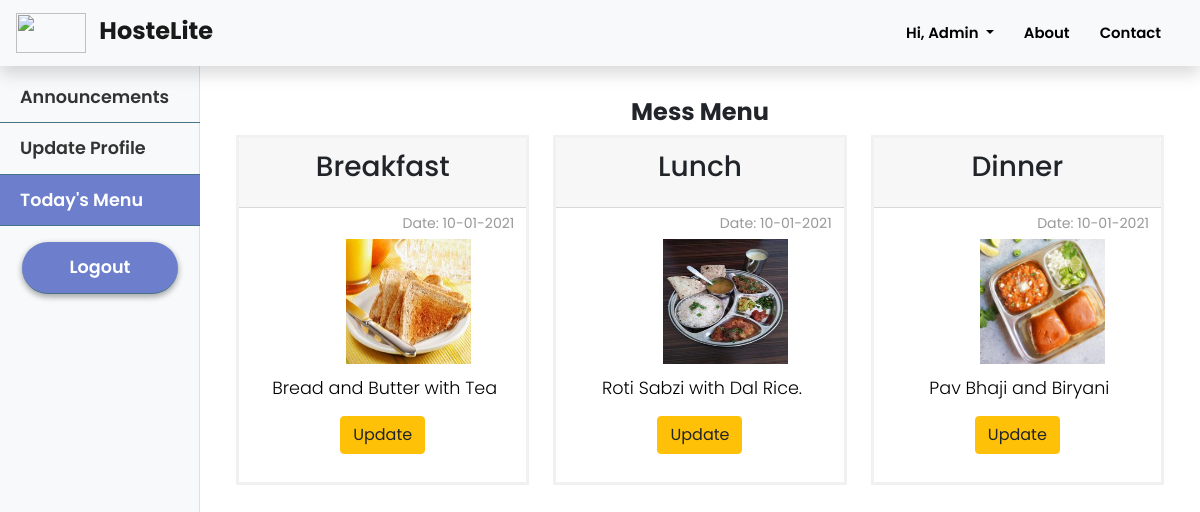
/mess_staff/mess (signed in), run on the app's committed database.
### hostelmanagement/models.py (models this page shows, shortened)
class User(db.Model, UserMixin):
    id = db.Column(db.Integer, primary_key=True)
    college_id = db.Column(db.String(9), unique=True, nullable=False)
    firstname = db.Column(db.String(20), nullable=False)
    lastname = db.Column(db.String(20), nullable=False)
    email = db.Column(db.String(120), unique=True, nullable=False)
    password = db.Column(db.String(60), nullable=False)
    phone = db.Column(db.String(10), unique=True, nullable=False)
    address = db.Column(db.Text, nullable=False)
    course = db.Column(db.String(20),nullable=True)
    department = db.Column(db.String(20), nullable=True)
    user_type = db.Column(db.Integer, nullable = False, default=1)
    room_no = db.Column(db.Integer, nullable = True)
    announcements = db.relationship('Announcement', backref='author', lazy=True)
    complaints = db.relationship('Complaint', backref='author', lazy=True)
    mess_menu = db.relationship('MessMenu', backref='author', lazy=True)
    courier = db.relationship('Courier', backref='user', lazy=True)
    exitentry = db.relationship('ExitEntry', backref='user', lazy=True)
    visitor = db.relationship('Visitor', backref='user', lazy=True)

class MessMenu(db.Model):
    id = db.Column(db.Integer, primary_key = True)
    user_id = db.Column(db.Integer, db.ForeignKey('user.id'), nullable = False)
    type_of_meal = db.Column(db.String(100), nullable = False)
    menu = db.Column(db.Text, nullable = False)
    image = db.Column(db.String(20), nullable = False, default = 'food.jpg')
    date_posted = db.Column(db.DateTime, nullable = False, default = datetime.utcnow)

### hostelmanagement/routes.py (the view)
@app.route("/mess_staff/mess")
@login_required
def display_menu():
    messMenu = MessMenu.query.all()
    return render_template('mess_staff/mess_menu.html', title = 'Mess Menu', messMenu = messMenu)

### hostelmanagement/models.py (called while the page is built)
@login_manager.user_loader
def load_user(user_id):
    return User.query.get(int(user_id))

### hostelmanagement/templates/mess_staff/mess_menu.html
{% extends 'mess_staff/mess_layout.html' %}
{% block display_menu %}active{% endblock %}
{% block mess_content %}
    <h4 class="mb-2 font-weight-bold" style="text-align: center; padding-top: 20px;">Mess Menu</h4>
    <div class="card-deck grid-mess ml-2 mr-2">
        {% for item in messMenu %}
            <div class="card-mess ml-1 mr-1">
                <div class="card-header">
                    <h3 style="text-align: center;" class="card-title">{{ item.type_of_meal }}</h3>
                </div>
                <div class="card-body" style="padding-top: 0px;">
                    <p style="text-align: right; margin-bottom: 0px;"><small>Date: {{item.date_posted.strftime('%d-%m-%Y')}}</small></p>
                    <div style="margin:auto;" class="col-md-5"><img width=125px height=125px src="{{ url_for('static', filename='menu_pics/' + item.image) }}" alt="food"></div>
                    <p style="color: black; text-align: center; margin-bottom: 0px; margin-top: 10px; ">{{item.menu}}</p>
                </div>
                <div class="text-center mb-2">
                    <a type="submit" class="btn btn-warning" href="{{ url_for('update_menu', id=item.id) }}">Update</a>
                </div>
            </div>
        {% endfor %}
    </div>
{% endblock %}

### hostelmanagement/templates/layout.html (shortened to what this page needs)
<!DOCTYPE html>
<html>
<head>
    <link rel="stylesheet" href="https://cdn.jsdelivr.net/npm/bootstrap@4.5.3/dist/css/bootstrap.min.css">
    <link rel='stylesheet' href="{{ url_for('static', filename='style.css') }}">
    <link rel="stylesheet" href="https://use.fontawesome.com/releases/v5.8.1/css/all.css"
 />
</head>
<body>
    <section id="landingPage">
        <nav class="navbar sticky-top shadow navbar-expand-lg navbar-light bg-light">
            <a class="navbar-brand col-md-3 col-lg-2 mr-0 pl-0 pr-0" href="{{url_for('index')}}">
                <img src="https://cdn.logo.com/hotlink-ok/logo-social.png" width="70" height="40" class="d-inline-block align-top" alt="" loading="lazy">
                <strong class="pl-2 mt-2" style="font-size:1.2em;">HosteLite</strong>
            </a>
            <ul class='navbar-nav ml-auto mr-2'>
                {% if not current_user.is_authenticated %}
                    <li class="nav-item">
                        <a class="nav-link" href="{{ url_for('about') }}">About</a>
                    </li>
                    <li class="nav-item">
                        <a class="nav-link" href="{{ url_for('contact') }}">Contact</a>
                    </li>
                    <li class="nav-item">
                        <a class="nav-link" href="{{ url_for('login') }}">Log In</a>
                    </li>
                    <li class="nav-item">
                        <a class="nav-link toButton pl-15 pr-15" style="color: white; font-weight: 600" href="{{ url_for('application') }}">Apply Now</a>
                    </li>
                {% else %}
                    <li class="nav-item dropdown">
                        <a class="nav-link dropdown-toggle" href="#" id="navbarDropdown" role="button" data-toggle="dropdown" aria-haspopup="true" aria-expanded="false">
                            Hi, {{ current_user.firstname }}
                        </a>
                    </li>
                    <li class="nav-item">
                        <a class="nav-link" href="{{ url_for('about') }}">About</a>
                    </li>
                    <li class="nav-item">
                        <a class="nav-link" href="{{ url_for('contact') }}">Contact</a>
                    </li>
                {% endif %}
            </ul>
        </nav>
    </section>
    {% block content %}
    {% endblock %}
</body>
</html>

### hostelmanagement/static/style.css (style rules this page uses)
* { margin: 0; padding: 0; font-family: "Poppins", sans-serif; font-size: 16px; box-sizing: border-box; }
body { padding-top: 70px; overflow-x:hidden; scroll-behavior: smooth; }
#landingPage nav { position: fixed; width: 100%; opacity: 1; background-color: rgba(255, 255, 255); }
#landingPage nav ul a { font-size: 0.93em; font-weight: 600; text-decoration: none; padding: 10px 15px; text-align: center; color: #000; }
p { font-family: 'Poppins', sans-serif; font-size: 1.1em; font-weight: 300; line-height: 1.7em; color: #999; }
.grid-mess { display: grid; grid-template-columns: repeat(3, 1fr); gap: 16px; }
.card-mess { height: 350px; border: 3px solid #f1f1f1; }
.card-body { padding: 0.75rem; padding-left: 1rem; }

### data on the page
User: firstname "Admin"
MessMenu: type_of_meal "Breakfast", date_posted "10-01-2021", image (picture), menu "Bread and Butter with Tea"
MessMenu: type_of_meal "Lunch", date_posted "10-01-2021", image (picture), menu "Roti Sabzi with Dal Rice."
MessMenu: type_of_meal "Dinner", date_posted "10-01-2021", image (picture), menu "Pav Bhaji and Biryani"
